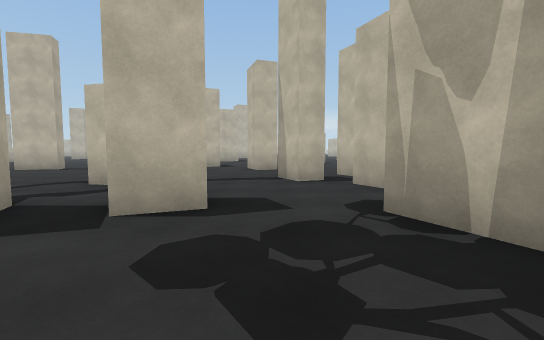
View 1 (above)

17 first-person views from a walk through a 3-D level made in the Unity game engine. The camera is 1.2 m above the floor, tilts 4° down and sees 90° across. The floor is counted in squares, 2 m on a side. Each view is taken from the middle of a square. On the plan, view 1 faces up. The plan holds only what a view shows up to about 9 squares ahead; the rest is blank. The place goes on beyond the plan.

View 2
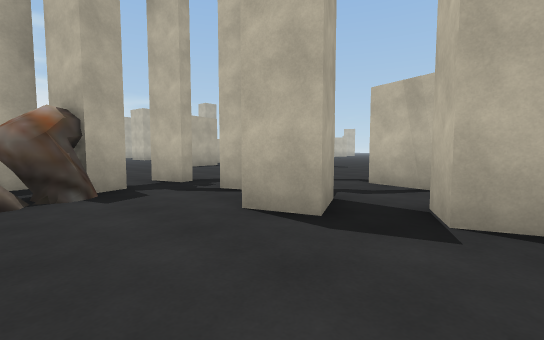

View 3
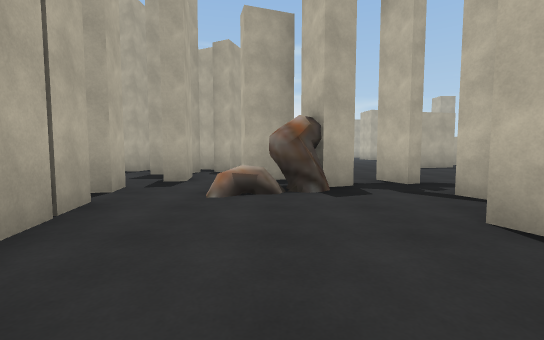

View 4
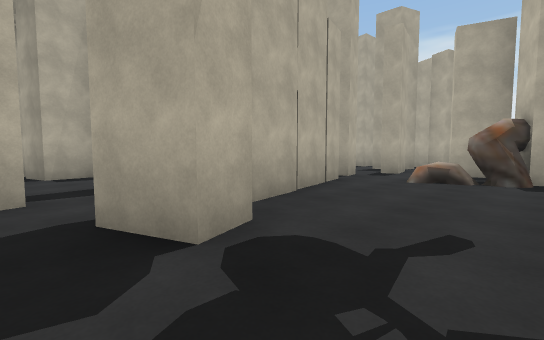

View 5
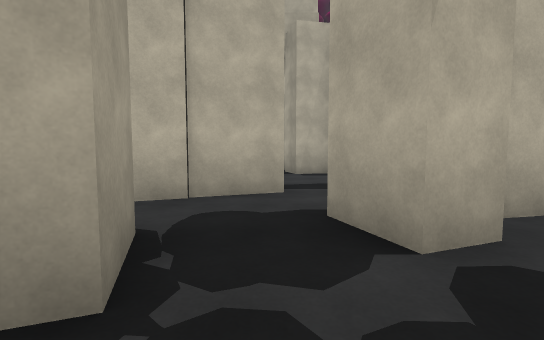

View 6
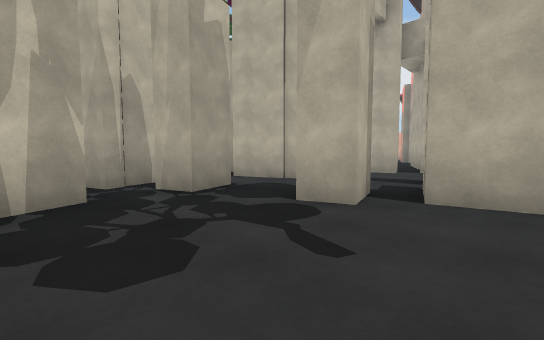

View 7
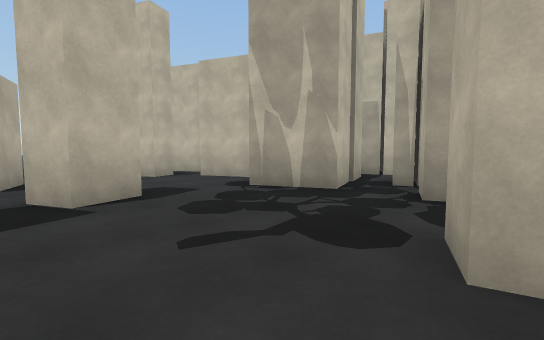

View 8
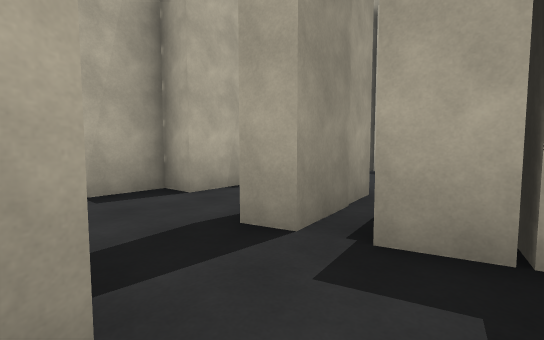

View 9
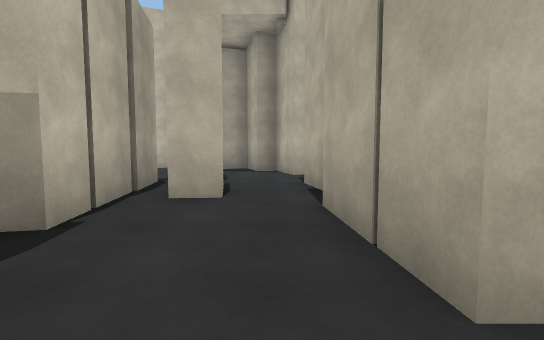

View 10
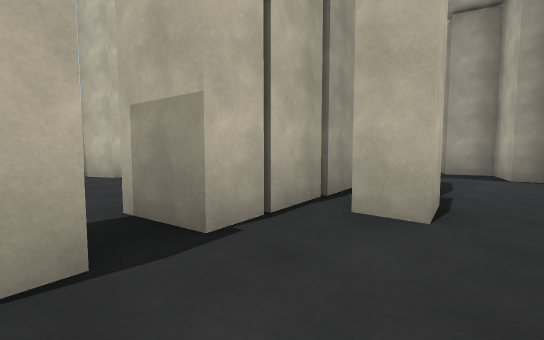

View 11
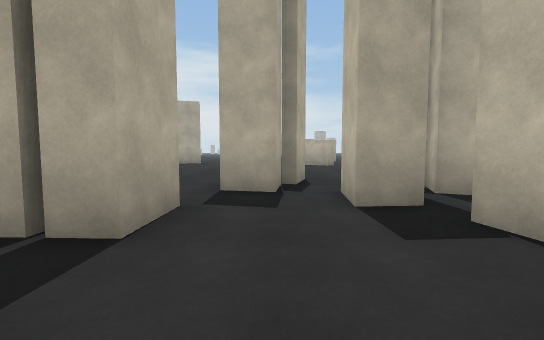

View 12
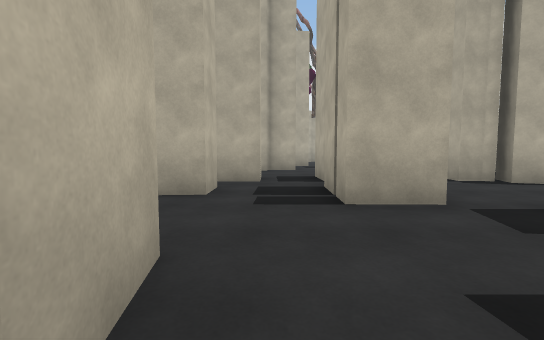

View 13
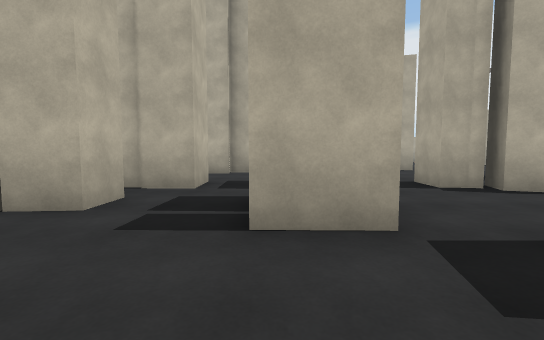

View 14
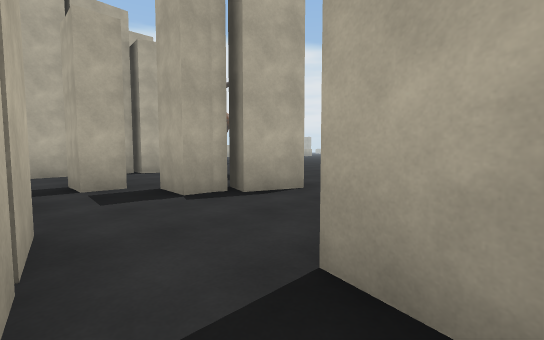

View 15
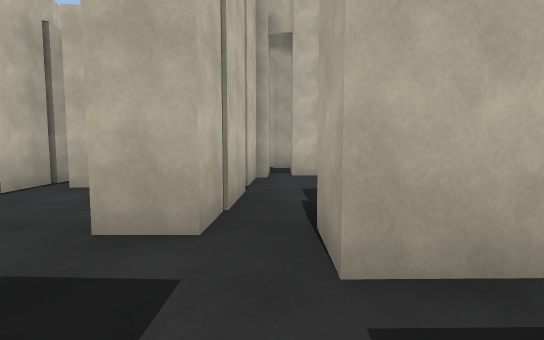

View 16
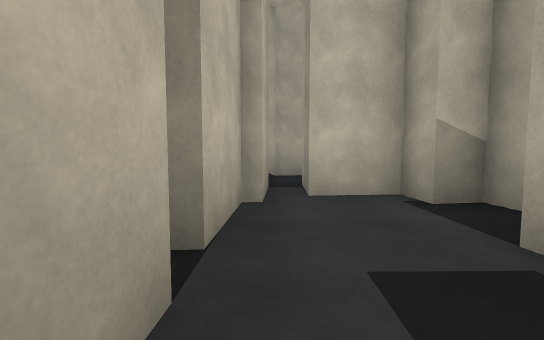

View 17
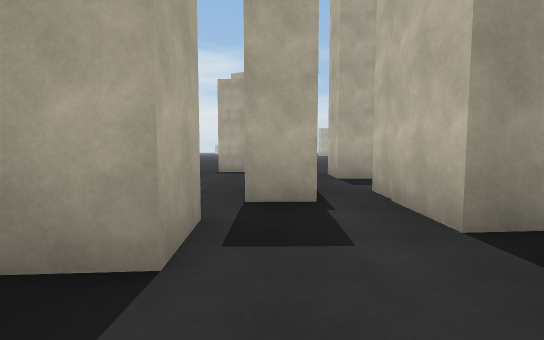

### Floor plan
Key: @ floor where view 1 was taken; # wall or solid block; x gap in a wall; . floor.
Columns run from 14 left of view 1 to 4 right of it. Each row starts with its distance up from view 1.
  9       ##.   ..#
  8       ....  ...
  7        .... ....#
  6         ...  ..##
  5      ..  ..##...#
  4      ...  ......#
  3      ...#x##.#..#
  2       .....#....##
  1         ##.......#
  0        #.#....@.###
 -1     ##........#.##
 -2 ... ##.#..#####..#
 -3 ....###..####..####
 -4     ##......##....#
 -5   ....##........###
 -6 ......##.########
 -7 ...##.........##
 -8 .. .#.#..#....#
 -9     .#.....#.##

Where each view was taken, in squares from view 1:
view 1: 0 up, 0 right, facing up
view 2: 0 up, 1 left, facing up-left
view 3: 0 up, 1 left, facing left
view 4: 1 up, 1 right, facing down-left
view 5: 1 up, 1 right, facing down
view 6: 2 up, 2 left, facing down-right
view 7: 1 down, 2 left, facing up-right
view 8: 2 down, 1 right, facing down-left
view 9: 5 down, 6 left, facing right
view 10: 5 down, 5 left, facing up-right
view 11: 4 down, 5 left, facing left
view 12: 2 down, 6 left, facing down
view 13: 3 down, 7 left, facing down
view 14: 4 down, 8 left, facing down-left
view 15: 7 down, 7 left, facing right
view 16: 7 down, 4 left, facing right
view 17: 8 down, 1 left, facing left
